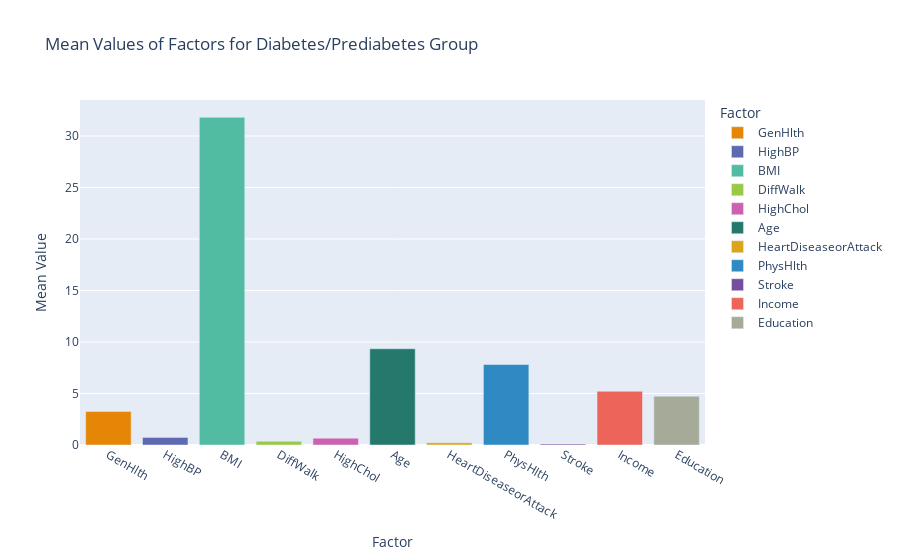
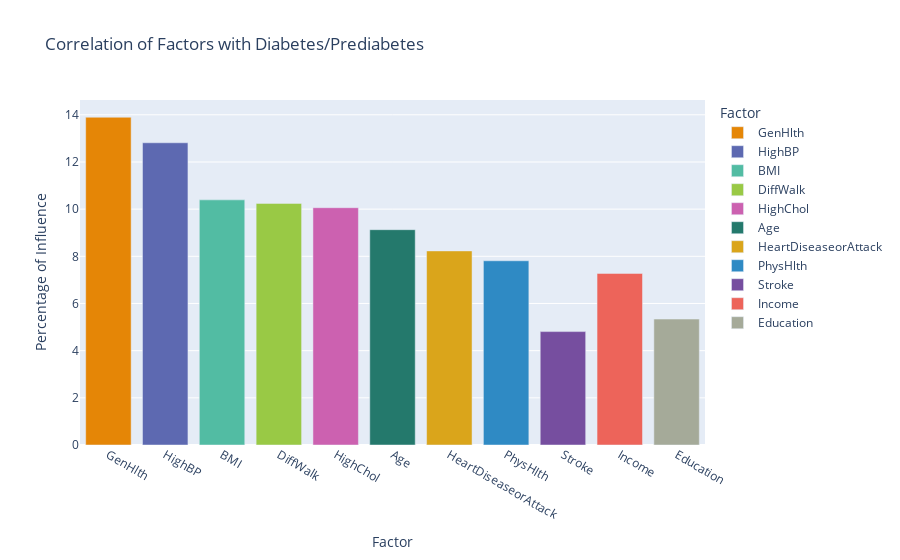

Write notebook code for charts like these, in order.
### Code cell
#Mean values and correlations of factors for diabetes/prediabetes group (the principal ones)

df['Diabetes_Prediabetes'] = df['Diabetes_012'].apply(lambda x: 1 if x in [1, 2] else 0)

df_diabetes_prediabetes = df[df['Diabetes_Prediabetes'] == 1].copy()

factors = ['GenHlth', 'HighBP', 'BMI', 'DiffWalk', 'HighChol', 'Age', 
           'HeartDiseaseorAttack', 'PhysHlth', 'Stroke', 'Income', 'Education']

means_df = df_diabetes_prediabetes.groupby('Diabetes_Prediabetes')[factors].mean().reset_index()

melted_means_df = means_df.melt(id_vars='Diabetes_Prediabetes', value_vars=factors, var_name='Factor', value_name='Mean')

fig_means = px.bar(melted_means_df, x='Factor', y='Mean', title='Mean Values of Factors for Diabetes/Prediabetes Group',
                   labels={'Mean': 'Mean Value', 'Factor': 'Factor'},
                   color='Factor', color_discrete_sequence=px.colors.qualitative.Vivid)
fig_means.show()

anova_results = []
for factor in factors:
    f_val, p_val = stats.f_oneway(
        df[df['Diabetes_Prediabetes'] == 0][factor],
        df[df['Diabetes_Prediabetes'] == 1][factor]
    )
    anova_results.append({'Factor': factor, 'p-value': p_val})

anova_df = pd.DataFrame(anova_results)

anova_df = anova_df.sort_values(by='p-value')

fig_anova = px.bar(anova_df, x='Factor', y='p-value', title='ANOVA Test Results for Factors Influencing Diabetes/Prediabetes',
                   labels={'p-value': 'p-value', 'Factor': 'Factor'}, color='p-value', color_continuous_scale='Viridis')
print(anova_df)

correlations = df[factors].corrwith(df['Diabetes_Prediabetes'])
print("Calculated correlations:", correlations)

correlation_df = correlations.reset_index()
correlation_df.columns = ['Factor', 'Correlation']
print("Correlation DataFrame prepared:", correlation_df)

correlation_df['Correlation'] = correlation_df['Correlation'].abs()
correlation_df['Correlation'] = (correlation_df['Correlation'] / correlation_df['Correlation'].sum()) * 100
print("Normalized correlations for plotting:", correlation_df)

fig_corr = px.bar(correlation_df, x='Factor', y='Correlation', title='Correlation of Factors with Diabetes/Prediabetes',
                  labels={'Correlation': 'Percentage of Influence', 'Factor': 'Factor'}, color='Factor', color_discrete_sequence=px.colors.qualitative.Vivid)
fig_corr.show()

### Figure 1 — Plotly figure (JSON) as saved in the notebook; plotly's stock layout.template omitted (floating-point values rounded to 4 significant figures)
{"data": [{"alignmentgroup": "True", "hovertemplate": "Factor=%{x}<br>Mean Value=%{y}<extra></extra>", "legendgroup": "GenHlth", "marker": {"color": "rgb(229, 134, 6)", "pattern": {"shape": ""}}, "name": "GenHlth", "offsetgroup": "GenHlth", "orientation": "v", "showlegend": true, "textposition": "auto", "type": "bar", "x": ["GenHlth"], "xaxis": "x", "y": [3.259], "yaxis": "y"}, {"alignmentgroup": "True", "hovertemplate": "Factor=%{x}<br>Mean Value=%{y}<extra></extra>", "legendgroup": "HighBP", "marker": {"color": "rgb(93, 105, 177)", "pattern": {"shape": ""}}, "name": "HighBP", "offsetgroup": "HighBP", "orientation": "v", "showlegend": true, "textposition": "auto", "type": "bar", "x": ["HighBP"], "xaxis": "x", "y": [0.738], "yaxis": "y"}, {"alignmentgroup": "True", "hovertemplate": "Factor=%{x}<br>Mean Value=%{y}<extra></extra>", "legendgroup": "BMI", "marker": {"color": "rgb(82, 188, 163)", "pattern": {"shape": ""}}, "name": "BMI", "offsetgroup": "BMI", "orientation": "v", "showlegend": true, "textposition": "auto", "type": "bar", "x": ["BMI"], "xaxis": "x", "y": [31.82], "yaxis": "y"}, {"alignmentgroup": "True", "hovertemplate": "Factor=%{x}<br>Mean Value=%{y}<extra></extra>", "legendgroup": "DiffWalk", "marker": {"color": "rgb(153, 201, 69)", "pattern": {"shape": ""}}, "name": "DiffWalk", "offsetgroup": "DiffWalk", "orientation": "v", "showlegend": true, "textposition": "auto", "type": "bar", "x": ["DiffWalk"], "xaxis": "x", "y": [0.3625], "yaxis": "y"}, {"alignmentgroup": "True", "hovertemplate": "Factor=%{x}<br>Mean Value=%{y}<extra></extra>", "legendgroup": "HighChol", "marker": {"color": "rgb(204, 97, 176)", "pattern": {"shape": ""}}, "name": "HighChol", "offsetgroup": "HighChol", "orientation": "v", "showlegend": true, "textposition": "auto", "type": "bar", "x": ["HighChol"], "xaxis": "x", "y": [0.6638], "yaxis": "y"}, {"alignmentgroup": "True", "hovertemplate": "Factor=%{x}<br>Mean Value=%{y}<extra></extra>", "legendgroup": "Age", "marker": {"color": "rgb(36, 121, 108)", "pattern": {"shape": ""}}, "name": "Age", "offsetgroup": "Age", "orientation": "v", "showlegend": true, "textposition": "auto", "type": "bar", "x": ["Age"], "xaxis": "x", "y": [9.342], "yaxis": "y"}, {"alignmentgroup": "True", "hovertemplate": "Factor=%{x}<br>Mean Value=%{y}<extra></extra>", "legendgroup": "HeartDiseaseorAttack", "marker": {"color": "rgb(218, 165, 27)", "pattern": {"shape": ""}}, "name": "HeartDiseaseorAttack", "offsetgroup": "HeartDiseaseorAttack", "orientation": "v", "showlegend": true, "textposition": "auto", "type": "bar", "x": ["HeartDiseaseorAttack"], "xaxis": "x", "y": [0.2145], "yaxis": "y"}, {"alignmentgroup": "True", "hovertemplate": "Factor=%{x}<br>Mean Value=%{y}<extra></extra>", "legendgroup": "PhysHlth", "marker": {"color": "rgb(47, 138, 196)", "pattern": {"shape": ""}}, "name": "PhysHlth", "offsetgroup": "PhysHlth", "orientation": "v", "showlegend": true, "textposition": "auto", "type": "bar", "x": ["PhysHlth"], "xaxis": "x", "y": [7.815], "yaxis": "y"}, {"alignmentgroup": "True", "hovertemplate": "Factor=%{x}<br>Mean Value=%{y}<extra></extra>", "legendgroup": "Stroke", "marker": {"color": "rgb(118, 78, 159)", "pattern": {"shape": ""}}, "name": "Stroke", "offsetgroup": "Stroke", "orientation": "v", "showlegend": true, "textposition": "auto", "type": "bar", "x": ["Stroke"], "xaxis": "x", "y": [0.08893], "yaxis": "y"}, {"alignmentgroup": "True", "hovertemplate": "Factor=%{x}<br>Mean Value=%{y}<extra></extra>", "legendgroup": "Income", "marker": {"color": "rgb(237, 100, 90)", "pattern": {"shape": ""}}, "name": "Income", "offsetgroup": "Income", "orientation": "v", "showlegend": true, "textposition": "auto", "type": "bar", "x": ["Income"], "xaxis": "x", "y": [5.214], "yaxis": "y"}, {"alignmentgroup": "True", "hovertemplate": "Factor=%{x}<br>Mean Value=%{y}<extra></extra>", "legendgroup": "Education", "marker": {"color": "rgb(165, 170, 153)", "pattern": {"shape": ""}}, "name": "Education", "offsetgroup": "Education", "orientation": "v", "showlegend": true, "textposition": "auto", "type": "bar", "x": ["Education"], "xaxis": "x", "y": [4.745], "yaxis": "y"}], "layout": {"barmode": "relative", "legend": {"title": {"text": "Factor"}, "tracegroupgap": 0}, "title": {"text": "Mean Values of Factors for Diabetes/Prediabetes Group"}, "xaxis": {"anchor": "y", "categoryarray": ["GenHlth", "HighBP", "BMI", "DiffWalk", "HighChol", "Age", "HeartDiseaseorAttack", "PhysHlth", "Stroke", "Income", "Education"], "categoryorder": "array", "domain": [0, 1], "title": {"text": "Factor"}}, "yaxis": {"anchor": "x", "domain": [0, 1], "title": {"text": "Mean Value"}}}}

### Figure 2 — Plotly figure (JSON) as saved in the notebook; plotly's stock layout.template omitted (floating-point values rounded to 4 significant figures)
{"data": [{"alignmentgroup": "True", "hovertemplate": "Factor=%{x}<br>Percentage of Influence=%{y}<extra></extra>", "legendgroup": "GenHlth", "marker": {"color": "rgb(229, 134, 6)", "pattern": {"shape": ""}}, "name": "GenHlth", "offsetgroup": "GenHlth", "orientation": "v", "showlegend": true, "textposition": "auto", "type": "bar", "x": ["GenHlth"], "xaxis": "x", "y": [13.9], "yaxis": "y"}, {"alignmentgroup": "True", "hovertemplate": "Factor=%{x}<br>Percentage of Influence=%{y}<extra></extra>", "legendgroup": "HighBP", "marker": {"color": "rgb(93, 105, 177)", "pattern": {"shape": ""}}, "name": "HighBP", "offsetgroup": "HighBP", "orientation": "v", "showlegend": true, "textposition": "auto", "type": "bar", "x": ["HighBP"], "xaxis": "x", "y": [12.81], "yaxis": "y"}, {"alignmentgroup": "True", "hovertemplate": "Factor=%{x}<br>Percentage of Influence=%{y}<extra></extra>", "legendgroup": "BMI", "marker": {"color": "rgb(82, 188, 163)", "pattern": {"shape": ""}}, "name": "BMI", "offsetgroup": "BMI", "orientation": "v", "showlegend": true, "textposition": "auto", "type": "bar", "x": ["BMI"], "xaxis": "x", "y": [10.39], "yaxis": "y"}, {"alignmentgroup": "True", "hovertemplate": "Factor=%{x}<br>Percentage of Influence=%{y}<extra></extra>", "legendgroup": "DiffWalk", "marker": {"color": "rgb(153, 201, 69)", "pattern": {"shape": ""}}, "name": "DiffWalk", "offsetgroup": "DiffWalk", "orientation": "v", "showlegend": true, "textposition": "auto", "type": "bar", "x": ["DiffWalk"], "xaxis": "x", "y": [10.24], "yaxis": "y"}, {"alignmentgroup": "True", "hovertemplate": "Factor=%{x}<br>Percentage of Influence=%{y}<extra></extra>", "legendgroup": "HighChol", "marker": {"color": "rgb(204, 97, 176)", "pattern": {"shape": ""}}, "name": "HighChol", "offsetgroup": "HighChol", "orientation": "v", "showlegend": true, "textposition": "auto", "type": "bar", "x": ["HighChol"], "xaxis": "x", "y": [10.06], "yaxis": "y"}, {"alignmentgroup": "True", "hovertemplate": "Factor=%{x}<br>Percentage of Influence=%{y}<extra></extra>", "legendgroup": "Age", "marker": {"color": "rgb(36, 121, 108)", "pattern": {"shape": ""}}, "name": "Age", "offsetgroup": "Age", "orientation": "v", "showlegend": true, "textposition": "auto", "type": "bar", "x": ["Age"], "xaxis": "x", "y": [9.129], "yaxis": "y"}, {"alignmentgroup": "True", "hovertemplate": "Factor=%{x}<br>Percentage of Influence=%{y}<extra></extra>", "legendgroup": "HeartDiseaseorAttack", "marker": {"color": "rgb(218, 165, 27)", "pattern": {"shape": ""}}, "name": "HeartDiseaseorAttack", "offsetgroup": "HeartDiseaseorAttack", "orientation": "v", "showlegend": true, "textposition": "auto", "type": "bar", "x": ["HeartDiseaseorAttack"], "xaxis": "x", "y": [8.229], "yaxis": "y"}, {"alignmentgroup": "True", "hovertemplate": "Factor=%{x}<br>Percentage of Influence=%{y}<extra></extra>", "legendgroup": "PhysHlth", "marker": {"color": "rgb(47, 138, 196)", "pattern": {"shape": ""}}, "name": "PhysHlth", "offsetgroup": "PhysHlth", "orientation": "v", "showlegend": true, "textposition": "auto", "type": "bar", "x": ["PhysHlth"], "xaxis": "x", "y": [7.811], "yaxis": "y"}, {"alignmentgroup": "True", "hovertemplate": "Factor=%{x}<br>Percentage of Influence=%{y}<extra></extra>", "legendgroup": "Stroke", "marker": {"color": "rgb(118, 78, 159)", "pattern": {"shape": ""}}, "name": "Stroke", "offsetgroup": "Stroke", "orientation": "v", "showlegend": true, "textposition": "auto", "type": "bar", "x": ["Stroke"], "xaxis": "x", "y": [4.808], "yaxis": "y"}, {"alignmentgroup": "True", "hovertemplate": "Factor=%{x}<br>Percentage of Influence=%{y}<extra></extra>", "legendgroup": "Income", "marker": {"color": "rgb(237, 100, 90)", "pattern": {"shape": ""}}, "name": "Income", "offsetgroup": "Income", "orientation": "v", "showlegend": true, "textposition": "auto", "type": "bar", "x": ["Income"], "xaxis": "x", "y": [7.275], "yaxis": "y"}, {"alignmentgroup": "True", "hovertemplate": "Factor=%{x}<br>Percentage of Influence=%{y}<extra></extra>", "legendgroup": "Education", "marker": {"color": "rgb(165, 170, 153)", "pattern": {"shape": ""}}, "name": "Education", "offsetgroup": "Education", "orientation": "v", "showlegend": true, "textposition": "auto", "type": "bar", "x": ["Education"], "xaxis": "x", "y": [5.34], "yaxis": "y"}], "layout": {"barmode": "relative", "legend": {"title": {"text": "Factor"}, "tracegroupgap": 0}, "title": {"text": "Correlation of Factors with Diabetes/Prediabetes"}, "xaxis": {"anchor": "y", "categoryarray": ["GenHlth", "HighBP", "BMI", "DiffWalk", "HighChol", "Age", "HeartDiseaseorAttack", "PhysHlth", "Stroke", "Income", "Education"], "categoryorder": "array", "domain": [0, 1], "title": {"text": "Factor"}}, "yaxis": {"anchor": "x", "domain": [0, 1], "title": {"text": "Percentage of Influence"}}}}
